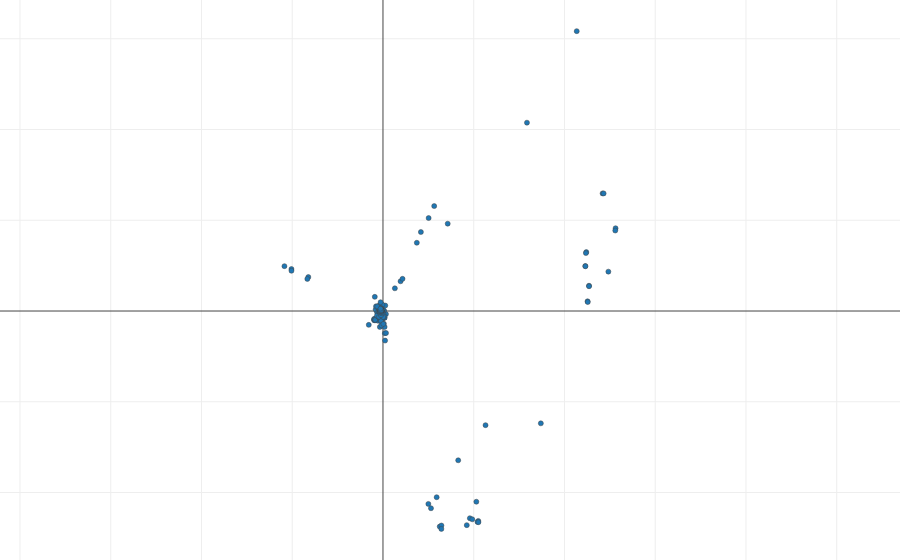

The notebook cell this image was saved under:
### Code cell
plotly.offline.iplot(decomposition.plotly_eigen_phe(d_all, 0, 1))

### Figure 1 — Plotly figure (JSON) as saved in the notebook; plotly's stock layout.template omitted (floating-point values rounded to 4 significant figures; data arrays with more than 128 entries replaced by an {"elided": "..."} marker saying what was removed)
{"data": [{"marker": {"line": {"width": 0.5}, "opacity": 1, "size": 5}, "mode": "markers", "text": {"elided": "2138 str values"}, "type": "scatter", "x": {"elided": "2138 float values"}, "y": {"elided": "2138 float values"}}], "layout": {"hovermode": "closest", "margin": {"b": 0, "l": 0, "r": 0, "t": 0}, "yaxis": {"scaleanchor": "x"}}}
